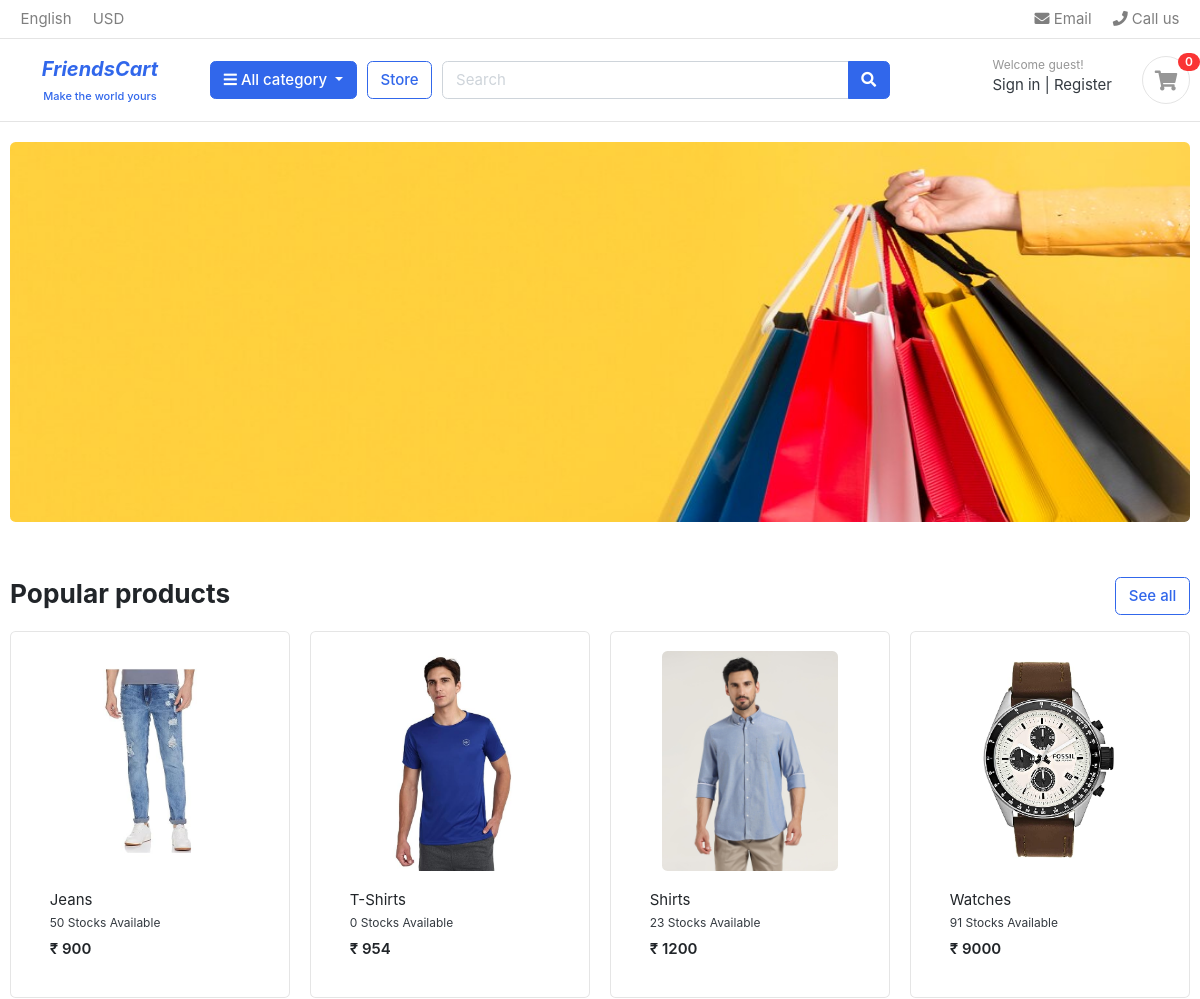
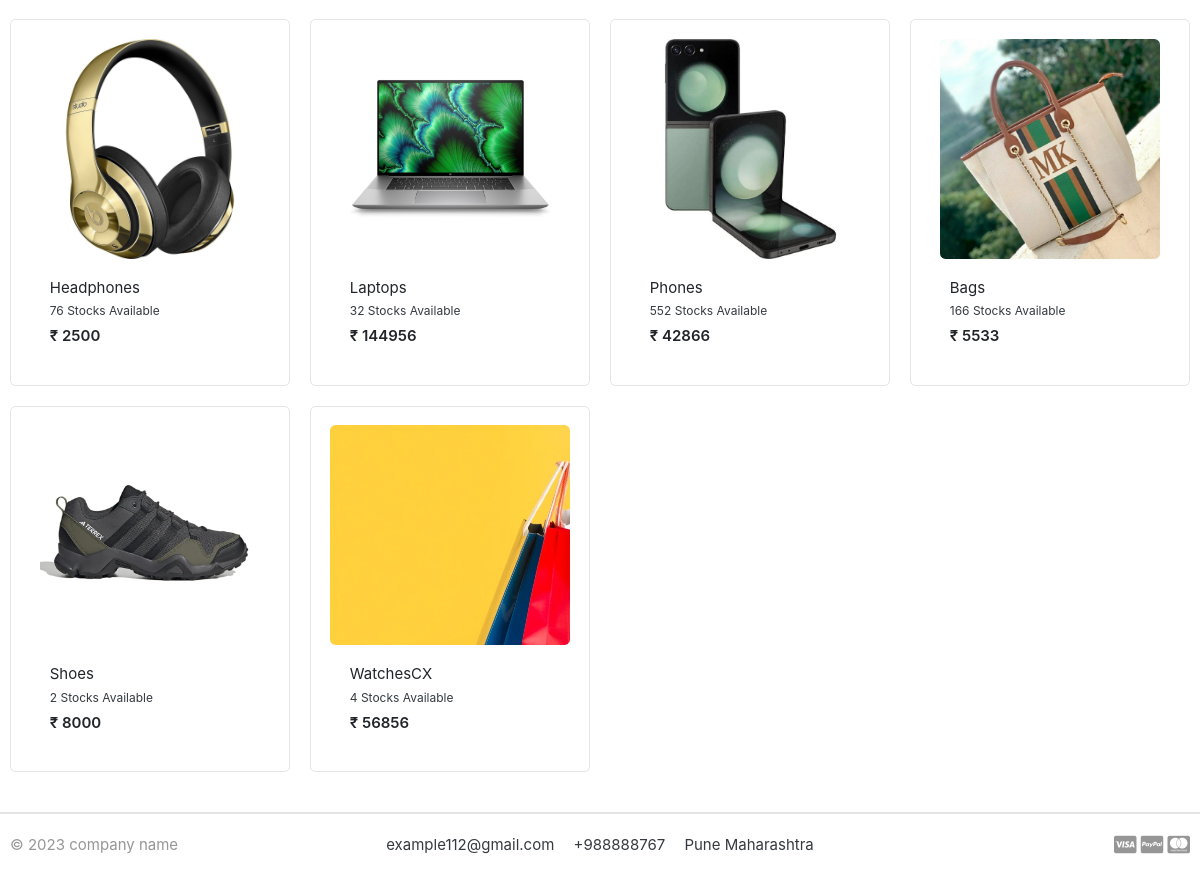
The page / on the database its author committed (2 pictures, top to bottom).
### store/models.py (models this page shows, shortened)
class Product(models.Model):
    product_name = models.CharField(max_length=200, unique=True)
    slug = models.SlugField(max_length=200, unique=True)
    description = models.TextField(max_length=500, blank=True)
    price = models.IntegerField()
    images = models.ImageField(upload_to='photos/products')
    stock = models.IntegerField()
    is_available = models.BooleanField(default=True)
    category = models.ForeignKey(Category, on_delete=models.CASCADE)
    created_date = models.DateTimeField(auto_now_add=True)
    modified_date = models.DateTimeField(auto_now=True)
    def get_url(self):
        return reverse('product_details', args=[self.category.slug, self.slug])

### greatkart/views.py (the view)
# urls.py: 2. Add a URL to urlpatterns:  path('', views.home, name='home')
def home(request):
    products = Product.objects.all().filter(is_available=True)
    context = {
        'products': products
    }
    return render(request,'home.html', context)

### carts/context_processors.py (called while the page is built)
def counter(request):
    cart_count = 0
    if 'admin' in request.path:
        return ()
    else:
        try:
            cart = Cart.objects.filter(Cart_id=_cart_id(request))
            if request.user.is_authenticated:
                cart_items = CartItem.objects.all().filter(user=request.user)
            else:
                cart_items = CartItem.objects.all().filter(cart=cart[:1])
            for cart_item in cart_items:
                cart_count += cart_item.quantity
        except Cart.DoesNotExist:
            cart_count = 0
    return dict(cart_count=cart_count)

### carts/views.py (called while the page is built)
def _cart_id(request):
    cart = request.session.session_key
    if not cart:
        cart = request.session.create()
    return cart

### category/context_processors.py (called while the page is built)
def menu_links(request):
    links = Category.objects.all()
    return dict(links=links)

### category/models.py (called while the page is built)
    def get_url(self):
        return reverse('products_by_category', args=[self.slug])

### templates/home.html
{% extends 'base.html' %}
{% load static %}
{% block content %}
<section class="section-intro padding-y-sm">
<div class="container">
<div class="intro-banner-wrap">
	<img src="{% static 'images/banners/bannar.jpg' %}" width="100%" style="height:380px;" class="img-fluid rounded responsive">
</div>
</div>
</section>
<section class="section-name padding-y-sm">
<div class="container">
<header class="section-heading">
	<a href="{% url 'store' %}" class="btn btn-outline-primary float-right">See all</a>
	<h3 class="section-title">Popular products</h3>
</header>
<div class="row">
	{% for product in products %}
	<div class="col-md-3">
		<div class="card card-product-grid ">
			<div class="card-body">
				<a href="{{ product.get_url }}" class="img-wrap"> <img src="{{product.images.url}}" class="rounded"> </a>
				<figcaption class="info-wrap">
					<a href="{{ product.get_url }}" class="title">{{product.product_name}}</a>
					<small>{{product.stock}} Stocks Available</small>
					<div class="price mt-1">&#8377; {{product.price}}</div>
				</figcaption>
			</div>
		</div>
	</div>
	{% endfor %}
</div>
</div>
</section>
{% endblock %}

### static/css/ui.css (style rules this page uses)
html { font-family: "Inter", sans-serif; font-size: 15px; }
.img-wrap { text-align: center; display: block; }
.img-wrap img { max-width: 100%; }
.padding-y-sm { padding-top: 20px; padding-bottom: 20px; }
.section-heading { margin-bottom: 20px; margin-top: 15px; }
.section-title { color: #212529; }
[class*=card-product] a.title { color: #212529; display: block; }
[class*=card-product] .img-wrap { overflow: hidden; position: relative; }
[class*=card-product] .img-wrap img { height: 100%; max-width: 100%; width: auto; display: inline-block; -o-object-fit: cover; object-fit: cover; }
.card-product-grid { margin-bottom: 20px; }
.card-product-grid .img-wrap { border-radius: 0.2rem 0.2rem 0 0; height: 220px; }
.card-product-grid .info-wrap { overflow: hidden; padding: 18px 20px; }
.card .img-wrap { overflow: hidden; }
.price { font-weight: 600; color: #212529; }

### rows shown on the page
Product: images (picture), product_name "Jeans", stock "50", price "900"
Product: images (picture), product_name "T-Shirts", stock "0", price "954"
Product: images (picture), product_name "Shirts", stock "23", price "1200"
Product: images (picture), product_name "Watches", stock "91", price "9000"
Product: images (picture), product_name "Headphones", stock "76", price "2500"
Product: images (picture), product_name "Laptops", stock "32", price "144956"
Product: images (picture), product_name "Phones", stock "552", price "42866"
Product: images (picture), product_name "Bags", stock "166", price "5533"
Product: images (picture), product_name "Shoes", stock "2", price "8000"
Product: images (picture), product_name "WatchesCX", stock "4", price "56856"

### other values the page prints
{{ cart_count }} "0"
